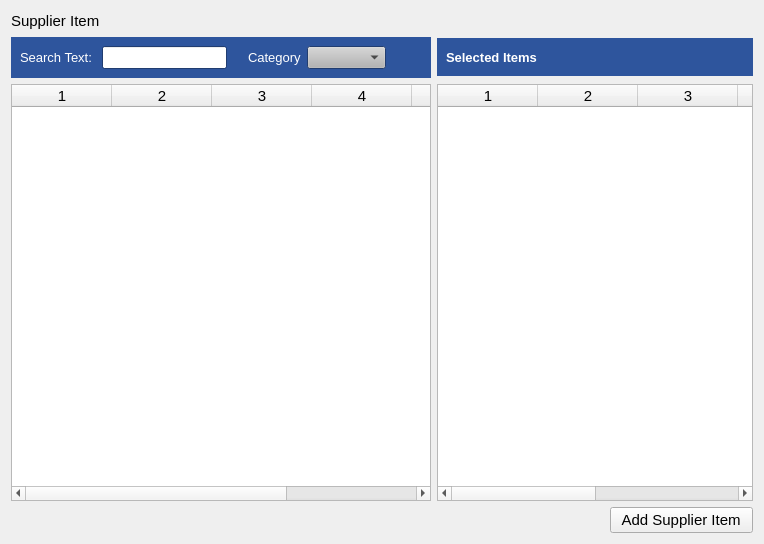
<?xml version="1.0" encoding="UTF-8"?>
<ui version="4.0">
 <class>SupplierItemWidget</class>
 <widget class="QWidget" name="SupplierItemWidget">
  <property name="geometry">
   <rect>
    <x>0</x>
    <y>0</y>
    <width>764</width>
    <height>544</height>
   </rect>
  </property>
  <property name="windowTitle">
   <string>Form</string>
  </property>
  <layout class="QVBoxLayout" name="verticalLayout">
   <item>
    <layout class="QHBoxLayout" name="horizontalLayout_4">
     <item>
      <widget class="QLabel" name="label">
       <property name="font">
        <font>
         <pointsize>11</pointsize>
        </font>
       </property>
       <property name="text">
        <string>Supplier Item</string>
       </property>
      </widget>
     </item>
     <item>
      <spacer name="horizontalSpacer_2">
       <property name="orientation">
        <enum>Qt::Horizontal</enum>
       </property>
       <property name="sizeHint" stdset="0">
        <size>
         <width>40</width>
         <height>20</height>
        </size>
       </property>
      </spacer>
     </item>
    </layout>
   </item>
   <item>
    <layout class="QGridLayout" name="gridLayout">
     <item row="0" column="0">
      <widget class="QWidget" name="widget_3" native="true">
       <property name="sizePolicy">
        <sizepolicy hsizetype="Preferred" vsizetype="Fixed">
         <horstretch>0</horstretch>
         <verstretch>0</verstretch>
        </sizepolicy>
       </property>
       <property name="palette">
        <palette>
         <active>
          <colorrole role="WindowText">
           <brush brushstyle="SolidPattern">
            <color alpha="255">
             <red>0</red>
             <green>0</green>
             <blue>0</blue>
            </color>
           </brush>
          </colorrole>
          <colorrole role="Button">
           <brush brushstyle="SolidPattern">
            <color alpha="255">
             <red>180</red>
             <green>180</green>
             <blue>180</blue>
            </color>
           </brush>
          </colorrole>
          <colorrole role="Light">
           <brush brushstyle="SolidPattern">
            <color alpha="255">
             <red>255</red>
             <green>255</green>
             <blue>255</blue>
            </color>
           </brush>
          </colorrole>
          <colorrole role="Midlight">
           <brush brushstyle="SolidPattern">
            <color alpha="255">
             <red>217</red>
             <green>217</green>
             <blue>217</blue>
            </color>
           </brush>
          </colorrole>
          <colorrole role="Dark">
           <brush brushstyle="SolidPattern">
            <color alpha="255">
             <red>90</red>
             <green>90</green>
             <blue>90</blue>
            </color>
           </brush>
          </colorrole>
          <colorrole role="Mid">
           <brush brushstyle="SolidPattern">
            <color alpha="255">
             <red>120</red>
             <green>120</green>
             <blue>120</blue>
            </color>
           </brush>
          </colorrole>
          <colorrole role="Text">
           <brush brushstyle="SolidPattern">
            <color alpha="255">
             <red>0</red>
             <green>0</green>
             <blue>0</blue>
            </color>
           </brush>
          </colorrole>
          <colorrole role="BrightText">
           <brush brushstyle="SolidPattern">
            <color alpha="255">
             <red>255</red>
             <green>255</green>
             <blue>255</blue>
            </color>
           </brush>
          </colorrole>
          <colorrole role="ButtonText">
           <brush brushstyle="SolidPattern">
            <color alpha="255">
             <red>0</red>
             <green>0</green>
             <blue>0</blue>
            </color>
           </brush>
          </colorrole>
          <colorrole role="Base">
           <brush brushstyle="SolidPattern">
            <color alpha="255">
             <red>255</red>
             <green>255</green>
             <blue>255</blue>
            </color>
           </brush>
          </colorrole>
          <colorrole role="Window">
           <brush brushstyle="SolidPattern">
            <color alpha="255">
             <red>46</red>
             <green>85</green>
             <blue>157</blue>
            </color>
           </brush>
          </colorrole>
          <colorrole role="Shadow">
           <brush brushstyle="SolidPattern">
            <color alpha="255">
             <red>0</red>
             <green>0</green>
             <blue>0</blue>
            </color>
           </brush>
          </colorrole>
          <colorrole role="AlternateBase">
           <brush brushstyle="SolidPattern">
            <color alpha="255">
             <red>217</red>
             <green>217</green>
             <blue>217</blue>
            </color>
           </brush>
          </colorrole>
          <colorrole role="ToolTipBase">
           <brush brushstyle="SolidPattern">
            <color alpha="255">
             <red>255</red>
             <green>255</green>
             <blue>220</blue>
            </color>
           </brush>
          </colorrole>
          <colorrole role="ToolTipText">
           <brush brushstyle="SolidPattern">
            <color alpha="255">
             <red>0</red>
             <green>0</green>
             <blue>0</blue>
            </color>
           </brush>
          </colorrole>
         </active>
         <inactive>
          <colorrole role="WindowText">
           <brush brushstyle="SolidPattern">
            <color alpha="255">
             <red>0</red>
             <green>0</green>
             <blue>0</blue>
            </color>
           </brush>
          </colorrole>
          <colorrole role="Button">
           <brush brushstyle="SolidPattern">
            <color alpha="255">
             <red>180</red>
             <green>180</green>
             <blue>180</blue>
            </color>
           </brush>
          </colorrole>
          <colorrole role="Light">
           <brush brushstyle="SolidPattern">
            <color alpha="255">
             <red>255</red>
             <green>255</green>
             <blue>255</blue>
            </color>
           </brush>
          </colorrole>
          <colorrole role="Midlight">
           <brush brushstyle="SolidPattern">
            <color alpha="255">
             <red>217</red>
             <green>217</green>
             <blue>217</blue>
            </color>
           </brush>
          </colorrole>
          <colorrole role="Dark">
           <brush brushstyle="SolidPattern">
            <color alpha="255">
             <red>90</red>
             <green>90</green>
             <blue>90</blue>
            </color>
           </brush>
          </colorrole>
          <colorrole role="Mid">
           <brush brushstyle="SolidPattern">
            <color alpha="255">
             <red>120</red>
             <green>120</green>
             <blue>120</blue>
            </color>
           </brush>
          </colorrole>
          <colorrole role="Text">
           <brush brushstyle="SolidPattern">
            <color alpha="255">
             <red>0</red>
             <green>0</green>
             <blue>0</blue>
            </color>
           </brush>
          </colorrole>
          <colorrole role="BrightText">
           <brush brushstyle="SolidPattern">
            <color alpha="255">
             <red>255</red>
             <green>255</green>
             <blue>255</blue>
            </color>
           </brush>
          </colorrole>
          <colorrole role="ButtonText">
           <brush brushstyle="SolidPattern">
            <color alpha="255">
             <red>0</red>
             <green>0</green>
             <blue>0</blue>
            </color>
           </brush>
          </colorrole>
          <colorrole role="Base">
           <brush brushstyle="SolidPattern">
            <color alpha="255">
             <red>255</red>
             <green>255</green>
             <blue>255</blue>
            </color>
           </brush>
          </colorrole>
          <colorrole role="Window">
           <brush brushstyle="SolidPattern">
            <color alpha="255">
             <red>46</red>
             <green>85</green>
             <blue>157</blue>
            </color>
           </brush>
          </colorrole>
          <colorrole role="Shadow">
           <brush brushstyle="SolidPattern">
            <color alpha="255">
             <red>0</red>
             <green>0</green>
             <blue>0</blue>
            </color>
           </brush>
          </colorrole>
          <colorrole role="AlternateBase">
           <brush brushstyle="SolidPattern">
            <color alpha="255">
             <red>217</red>
             <green>217</green>
             <blue>217</blue>
            </color>
           </brush>
          </colorrole>
          <colorrole role="ToolTipBase">
           <brush brushstyle="SolidPattern">
            <color alpha="255">
             <red>255</red>
             <green>255</green>
             <blue>220</blue>
            </color>
           </brush>
          </colorrole>
          <colorrole role="ToolTipText">
           <brush brushstyle="SolidPattern">
            <color alpha="255">
             <red>0</red>
             <green>0</green>
             <blue>0</blue>
            </color>
           </brush>
          </colorrole>
         </inactive>
         <disabled>
          <colorrole role="WindowText">
           <brush brushstyle="SolidPattern">
            <color alpha="255">
             <red>90</red>
             <green>90</green>
             <blue>90</blue>
            </color>
           </brush>
          </colorrole>
          <colorrole role="Button">
           <brush brushstyle="SolidPattern">
            <color alpha="255">
             <red>180</red>
             <green>180</green>
             <blue>180</blue>
            </color>
           </brush>
          </colorrole>
          <colorrole role="Light">
           <brush brushstyle="SolidPattern">
            <color alpha="255">
             <red>255</red>
             <green>255</green>
             <blue>255</blue>
            </color>
           </brush>
          </colorrole>
          <colorrole role="Midlight">
           <brush brushstyle="SolidPattern">
            <color alpha="255">
             <red>217</red>
             <green>217</green>
             <blue>217</blue>
            </color>
           </brush>
          </colorrole>
          <colorrole role="Dark">
           <brush brushstyle="SolidPattern">
            <color alpha="255">
             <red>90</red>
             <green>90</green>
             <blue>90</blue>
            </color>
           </brush>
          </colorrole>
          <colorrole role="Mid">
           <brush brushstyle="SolidPattern">
            <color alpha="255">
             <red>120</red>
             <green>120</green>
             <blue>120</blue>
            </color>
           </brush>
          </colorrole>
          <colorrole role="Text">
           <brush brushstyle="SolidPattern">
            <color alpha="255">
             <red>90</red>
             <green>90</green>
             <blue>90</blue>
            </color>
           </brush>
          </colorrole>
          <colorrole role="BrightText">
           <brush brushstyle="SolidPattern">
            <color alpha="255">
             <red>255</red>
             <green>255</green>
             <blue>255</blue>
            </color>
           </brush>
          </colorrole>
          <colorrole role="ButtonText">
           <brush brushstyle="SolidPattern">
            <color alpha="255">
             <red>90</red>
             <green>90</green>
             <blue>90</blue>
            </color>
           </brush>
          </colorrole>
          <colorrole role="Base">
           <brush brushstyle="SolidPattern">
            <color alpha="255">
             <red>46</red>
             <green>85</green>
             <blue>157</blue>
            </color>
           </brush>
          </colorrole>
          <colorrole role="Window">
           <brush brushstyle="SolidPattern">
            <color alpha="255">
             <red>46</red>
             <green>85</green>
             <blue>157</blue>
            </color>
           </brush>
          </colorrole>
          <colorrole role="Shadow">
           <brush brushstyle="SolidPattern">
            <color alpha="255">
             <red>0</red>
             <green>0</green>
             <blue>0</blue>
            </color>
           </brush>
          </colorrole>
          <colorrole role="AlternateBase">
           <brush brushstyle="SolidPattern">
            <color alpha="255">
             <red>180</red>
             <green>180</green>
             <blue>180</blue>
            </color>
           </brush>
          </colorrole>
          <colorrole role="ToolTipBase">
           <brush brushstyle="SolidPattern">
            <color alpha="255">
             <red>255</red>
             <green>255</green>
             <blue>220</blue>
            </color>
           </brush>
          </colorrole>
          <colorrole role="ToolTipText">
           <brush brushstyle="SolidPattern">
            <color alpha="255">
             <red>0</red>
             <green>0</green>
             <blue>0</blue>
            </color>
           </brush>
          </colorrole>
         </disabled>
        </palette>
       </property>
       <property name="font">
        <font>
         <pointsize>10</pointsize>
        </font>
       </property>
       <property name="autoFillBackground">
        <bool>true</bool>
       </property>
       <layout class="QHBoxLayout" name="horizontalLayout_3">
        <item>
         <widget class="QLabel" name="label_5">
          <property name="palette">
           <palette>
            <active>
             <colorrole role="WindowText">
              <brush brushstyle="SolidPattern">
               <color alpha="255">
                <red>255</red>
                <green>255</green>
                <blue>255</blue>
               </color>
              </brush>
             </colorrole>
            </active>
            <inactive>
             <colorrole role="WindowText">
              <brush brushstyle="SolidPattern">
               <color alpha="255">
                <red>255</red>
                <green>255</green>
                <blue>255</blue>
               </color>
              </brush>
             </colorrole>
            </inactive>
            <disabled>
             <colorrole role="WindowText">
              <brush brushstyle="SolidPattern">
               <color alpha="255">
                <red>90</red>
                <green>90</green>
                <blue>90</blue>
               </color>
              </brush>
             </colorrole>
            </disabled>
           </palette>
          </property>
          <property name="text">
           <string>Search Text: </string>
          </property>
         </widget>
        </item>
        <item>
         <widget class="QLineEdit" name="searchTextBox">
          <property name="sizePolicy">
           <sizepolicy hsizetype="Expanding" vsizetype="Fixed">
            <horstretch>0</horstretch>
            <verstretch>0</verstretch>
           </sizepolicy>
          </property>
          <property name="font">
           <font>
            <weight>50</weight>
            <bold>false</bold>
           </font>
          </property>
         </widget>
        </item>
        <item>
         <spacer name="horizontalSpacer_4">
          <property name="orientation">
           <enum>Qt::Horizontal</enum>
          </property>
          <property name="sizeType">
           <enum>QSizePolicy::Fixed</enum>
          </property>
          <property name="sizeHint" stdset="0">
           <size>
            <width>15</width>
            <height>20</height>
           </size>
          </property>
         </spacer>
        </item>
        <item>
         <widget class="QLabel" name="label_6">
          <property name="palette">
           <palette>
            <active>
             <colorrole role="WindowText">
              <brush brushstyle="SolidPattern">
               <color alpha="255">
                <red>255</red>
                <green>255</green>
                <blue>255</blue>
               </color>
              </brush>
             </colorrole>
             <colorrole role="Text">
              <brush brushstyle="SolidPattern">
               <color alpha="255">
                <red>0</red>
                <green>0</green>
                <blue>0</blue>
               </color>
              </brush>
             </colorrole>
            </active>
            <inactive>
             <colorrole role="WindowText">
              <brush brushstyle="SolidPattern">
               <color alpha="255">
                <red>255</red>
                <green>255</green>
                <blue>255</blue>
               </color>
              </brush>
             </colorrole>
             <colorrole role="Text">
              <brush brushstyle="SolidPattern">
               <color alpha="255">
                <red>0</red>
                <green>0</green>
                <blue>0</blue>
               </color>
              </brush>
             </colorrole>
            </inactive>
            <disabled>
             <colorrole role="WindowText">
              <brush brushstyle="SolidPattern">
               <color alpha="255">
                <red>90</red>
                <green>90</green>
                <blue>90</blue>
               </color>
              </brush>
             </colorrole>
             <colorrole role="Text">
              <brush brushstyle="SolidPattern">
               <color alpha="255">
                <red>90</red>
                <green>90</green>
                <blue>90</blue>
               </color>
              </brush>
             </colorrole>
            </disabled>
           </palette>
          </property>
          <property name="text">
           <string>Category</string>
          </property>
         </widget>
        </item>
        <item>
         <widget class="QComboBox" name="categoryComboBox">
          <property name="font">
           <font>
            <weight>50</weight>
            <bold>false</bold>
           </font>
          </property>
          <property name="currentText">
           <string/>
          </property>
         </widget>
        </item>
        <item>
         <spacer name="horizontalSpacer_3">
          <property name="orientation">
           <enum>Qt::Horizontal</enum>
          </property>
          <property name="sizeType">
           <enum>QSizePolicy::Minimum</enum>
          </property>
          <property name="sizeHint" stdset="0">
           <size>
            <width>36</width>
            <height>20</height>
           </size>
          </property>
         </spacer>
        </item>
       </layout>
      </widget>
     </item>
     <item row="0" column="1">
      <widget class="QWidget" name="widget_8" native="true">
       <property name="sizePolicy">
        <sizepolicy hsizetype="Preferred" vsizetype="Fixed">
         <horstretch>0</horstretch>
         <verstretch>0</verstretch>
        </sizepolicy>
       </property>
       <property name="palette">
        <palette>
         <active>
          <colorrole role="Base">
           <brush brushstyle="SolidPattern">
            <color alpha="255">
             <red>255</red>
             <green>255</green>
             <blue>255</blue>
            </color>
           </brush>
          </colorrole>
          <colorrole role="Window">
           <brush brushstyle="SolidPattern">
            <color alpha="255">
             <red>46</red>
             <green>85</green>
             <blue>157</blue>
            </color>
           </brush>
          </colorrole>
         </active>
         <inactive>
          <colorrole role="Base">
           <brush brushstyle="SolidPattern">
            <color alpha="255">
             <red>255</red>
             <green>255</green>
             <blue>255</blue>
            </color>
           </brush>
          </colorrole>
          <colorrole role="Window">
           <brush brushstyle="SolidPattern">
            <color alpha="255">
             <red>46</red>
             <green>85</green>
             <blue>157</blue>
            </color>
           </brush>
          </colorrole>
         </inactive>
         <disabled>
          <colorrole role="Base">
           <brush brushstyle="SolidPattern">
            <color alpha="255">
             <red>46</red>
             <green>85</green>
             <blue>157</blue>
            </color>
           </brush>
          </colorrole>
          <colorrole role="Window">
           <brush brushstyle="SolidPattern">
            <color alpha="255">
             <red>46</red>
             <green>85</green>
             <blue>157</blue>
            </color>
           </brush>
          </colorrole>
         </disabled>
        </palette>
       </property>
       <property name="autoFillBackground">
        <bool>true</bool>
       </property>
       <layout class="QVBoxLayout" name="verticalLayout_5">
        <item>
         <layout class="QHBoxLayout" name="horizontalLayout_2">
          <item>
           <widget class="QLabel" name="label_11">
            <property name="palette">
             <palette>
              <active>
               <colorrole role="WindowText">
                <brush brushstyle="SolidPattern">
                 <color alpha="255">
                  <red>255</red>
                  <green>255</green>
                  <blue>255</blue>
                 </color>
                </brush>
               </colorrole>
              </active>
              <inactive>
               <colorrole role="WindowText">
                <brush brushstyle="SolidPattern">
                 <color alpha="255">
                  <red>255</red>
                  <green>255</green>
                  <blue>255</blue>
                 </color>
                </brush>
               </colorrole>
              </inactive>
              <disabled>
               <colorrole role="WindowText">
                <brush brushstyle="SolidPattern">
                 <color alpha="255">
                  <red>120</red>
                  <green>120</green>
                  <blue>120</blue>
                 </color>
                </brush>
               </colorrole>
              </disabled>
             </palette>
            </property>
            <property name="font">
             <font>
              <pointsize>10</pointsize>
              <weight>75</weight>
              <bold>true</bold>
             </font>
            </property>
            <property name="text">
             <string>Selected Items</string>
            </property>
           </widget>
          </item>
          <item>
           <spacer name="horizontalSpacer_6">
            <property name="orientation">
             <enum>Qt::Horizontal</enum>
            </property>
            <property name="sizeHint" stdset="0">
             <size>
              <width>40</width>
              <height>20</height>
             </size>
            </property>
           </spacer>
          </item>
         </layout>
        </item>
       </layout>
      </widget>
     </item>
     <item row="1" column="0">
      <widget class="QTableWidget" name="itemTableWidget">
       <property name="sizePolicy">
        <sizepolicy hsizetype="Preferred" vsizetype="Expanding">
         <horstretch>0</horstretch>
         <verstretch>0</verstretch>
        </sizepolicy>
       </property>
       <property name="font">
        <font>
         <pointsize>11</pointsize>
        </font>
       </property>
       <property name="columnCount">
        <number>6</number>
       </property>
       <column/>
       <column/>
       <column/>
       <column/>
       <column/>
       <column/>
      </widget>
     </item>
     <item row="1" column="1">
      <widget class="QTableWidget" name="selectedItemTableWidget">
       <property name="sizePolicy">
        <sizepolicy hsizetype="Preferred" vsizetype="Expanding">
         <horstretch>0</horstretch>
         <verstretch>0</verstretch>
        </sizepolicy>
       </property>
       <property name="font">
        <font>
         <pointsize>11</pointsize>
        </font>
       </property>
       <property name="columnCount">
        <number>6</number>
       </property>
       <column/>
       <column/>
       <column/>
       <column/>
       <column/>
       <column/>
      </widget>
     </item>
    </layout>
   </item>
   <item>
    <layout class="QHBoxLayout" name="horizontalLayout">
     <item>
      <spacer name="horizontalSpacer">
       <property name="orientation">
        <enum>Qt::Horizontal</enum>
       </property>
       <property name="sizeHint" stdset="0">
        <size>
         <width>328</width>
         <height>20</height>
        </size>
       </property>
      </spacer>
     </item>
     <item>
      <widget class="QPushButton" name="addSupplierItemBtn">
       <property name="font">
        <font>
         <pointsize>11</pointsize>
        </font>
       </property>
       <property name="text">
        <string>  Add Supplier Item  </string>
       </property>
      </widget>
     </item>
    </layout>
   </item>
  </layout>
 </widget>
 <resources/>
 <connections/>
</ui>
